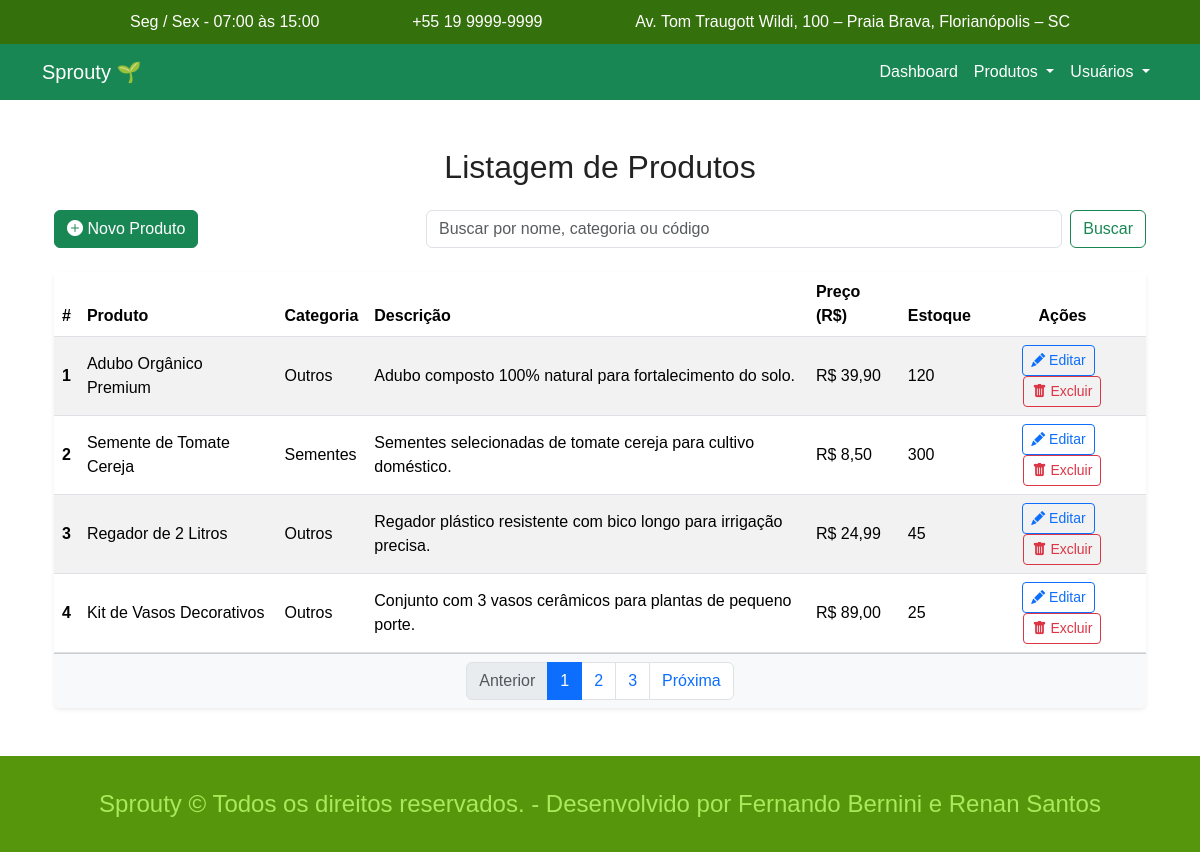
/produtos, run on the app's committed database.
### tables this page shows
CREATE TABLE produtos (
    id_produto BIGINT UNSIGNED AUTO_INCREMENT PRIMARY KEY,  
    nome VARCHAR(255) NOT NULL,  
    categoria VARCHAR(255) NOT NULL,  
    descricao TEXT,  
    valor_unitario DECIMAL(10,2) NOT NULL,  
    quantidade INT UNSIGNED NOT NULL DEFAULT 0,  
    
    created_at TIMESTAMP DEFAULT CURRENT_TIMESTAMP,  
    updated_at TIMESTAMP DEFAULT CURRENT_TIMESTAMP ON UPDATE CURRENT_TIMESTAMP,  
    deleted_at TIMESTAMP NULL DEFAULT NULL  
);

### app/Controllers/ProdutoController.php (called while the page is built, shortened)
<?php
class ProdutoController {
    public function listar() {
        $lista_produtos = Produto::buscarTodos();
        render("produtos/lista_produtos.php", [
            'title' => "Lista de Produtos",
            'produtos' => $lista_produtos
        ]);
    }
}
?>

### app/Models/Produto.php (called while the page is built, shortened)
<?php
class Produto {
    public static function buscarTodos(){
        $pdo = Database::conectar();
        $sql = "SELECT * FROM produtos";
        return $pdo->query($sql)->fetchAll();
    }
}
?>

### app/Views/produtos/lista_produtos.php (the view)
<main class="container my-5">
    <h2 class="text-center mb-4">Listagem de Produtos</h2>
    <div class="row mb-3">
        <div class="col-md-4 mb-2">
            <a href="/produtos/inserir" class="btn btn-success">
                <i class="bi bi-plus-circle-fill"></i> Novo Produto
            </a>
        </div>
        <div class="col-md-8">
            <form class="d-flex">
                <input class="form-control me-2" type="search" placeholder="Buscar por nome, categoria ou código"
                    aria-label="Search">
                <button class="btn btn-outline-success" type="submit">Buscar</button>
            </form>
        </div>
    </div>
    <div class="card shadow-sm border-0">
        <div class="card-body p-0">
            <div class="table-responsive">
                <table class="table table-striped table-hover align-middle mb-0">
                    <thead>
                        <tr>
                            <th scope="col">#</th>
                            <th scope="col">Produto</th>
                            <th scope="col">Categoria</th>
                            <th scope="col">Descrição</th>
                            <th scope="col">Preço (R$)</th>
                            <th scope="col">Estoque</th>
                            <th scope="col" class="text-center">Ações</th>
                        </tr>
                    </thead>
                    <tbody>
                        <?php foreach($produtos as $p): ?>
                        <tr>
                            <th scope="row"><?= $p['id_produto'] ?></th>
                            <td><?= $p['nome'] ?></td>
                            <td><?= $p['categoria'] ?></td>
                            <td><?= $p['descricao'] ?></td>
                            <td>R$ <?= number_format($p['valor_unitario'], 2, ',', '.') ?></td>
                            <td><?= $p['quantidade'] ?></td>
                            <td class="text-center">
                                <button class="btn btn-sm btn-outline-primary me-2" title="Editar">
                                    <i class="bi bi-pencil-fill"></i> Editar
                                </button>
                                <button class="btn btn-sm btn-outline-danger" title="Excluir">
                                    <i class="bi bi-trash-fill"></i> Excluir
                                </button>
                            </td>
                        </tr>
                        <?php endforeach; ?>
                    </tbody>
                </table>
            </div>
        </div>
        <div class="card-footer bg-light d-flex justify-content-center">
            <nav aria-label="Paginação da Lista">
                <ul class="pagination mb-0">
                    <li class="page-item disabled">
                        <a class="page-link" href="#">Anterior</a>
                    </li>
                    <li class="page-item active">
                        <a class="page-link" href="#">1</a>
                    </li>
                    <li class="page-item"><a class="page-link" href="#">2</a></li>
                    <li class="page-item"><a class="page-link" href="#">3</a></li>
                    <li class="page-item">
                        <a class="page-link" href="#">Próxima</a>
                    </li>
                </ul>
            </nav>
        </div>
    </div>
</main>

### public/css/style.css (style rules this page uses)
body { overflow-x: hidden; display: flex; flex-direction: column; min-height: 100vh; }
main { flex: 1; }

### data on the page
produtos: id_produto "1", nome "Adubo Orgânico Premium", categoria "Outros", descricao "Adubo composto 100% natural para fortalecimento do solo.", valor_unitario "39,90", quantidade "120"
produtos: id_produto "2", nome "Semente de Tomate Cereja", categoria "Sementes", descricao "Sementes selecionadas de tomate cereja para cultivo doméstico.", valor_unitario "8,50", quantidade "300"
produtos: id_produto "3", nome "Regador de 2 Litros", categoria "Outros", descricao "Regador plástico resistente com bico longo para irrigação precisa.", valor_unitario "24,99", quantidade "45"
produtos: id_produto "4", nome "Kit de Vasos Decorativos", categoria "Outros", descricao "Conjunto com 3 vasos cerâmicos para plantas de pequeno porte.", valor_unitario "89,00", quantidade "25"
